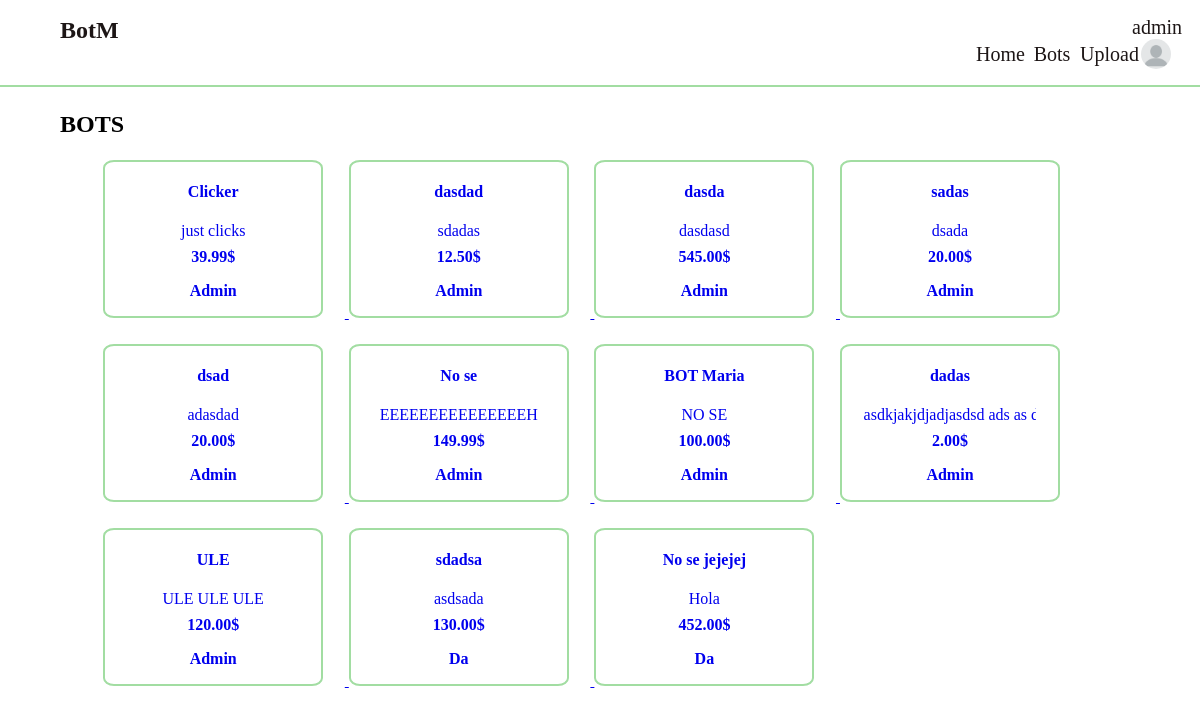
/bots/ (signed in), run on an earlier commit of the app's database.
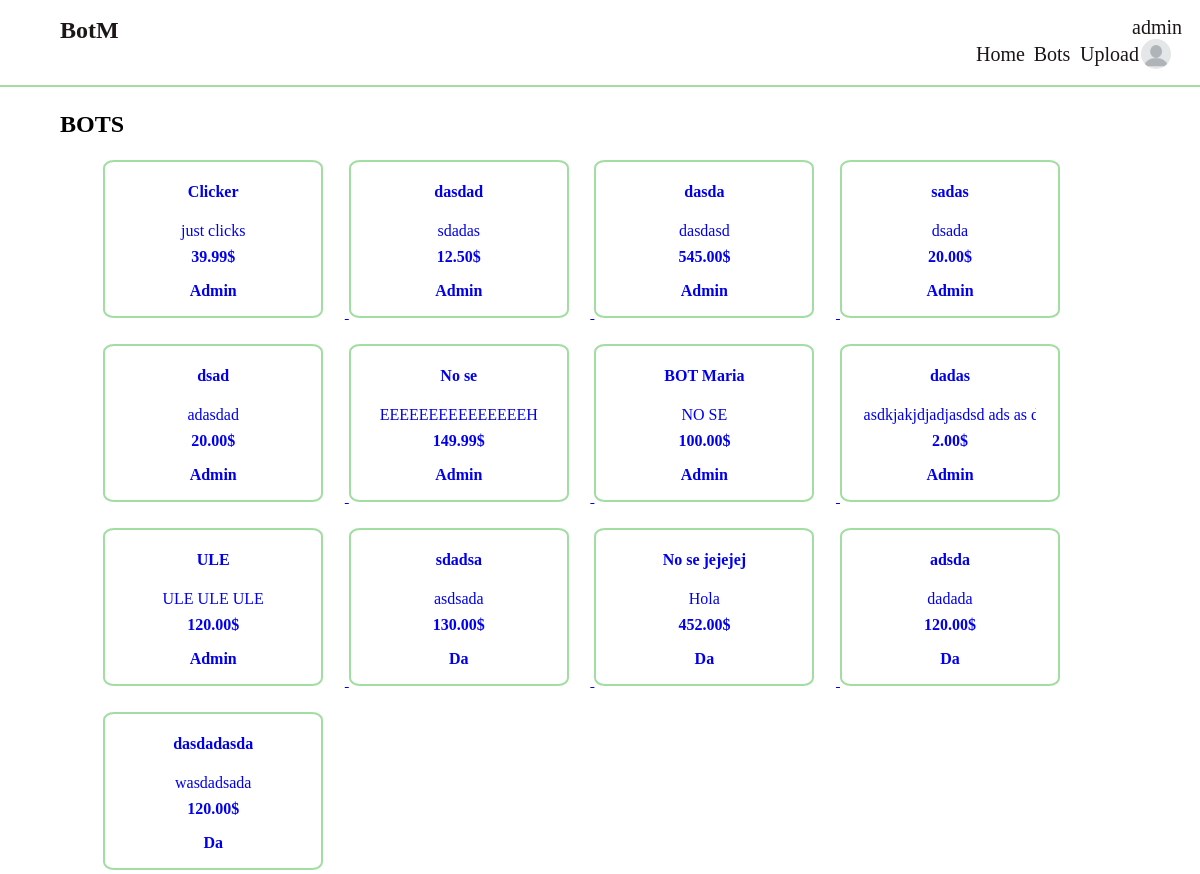
And on a later commit of the database.
### bots/models.py (models this page shows, shortened)
class Bot(models.Model):
	id = models.IntegerField(primary_key=True)
	title = models.CharField(max_length=100, blank=False, null=False)
	price = models.DecimalField(max_digits=10, decimal_places=2, default=0.0)
	description = models.TextField(blank=False, null=False)
	author = models.CharField(max_length=100, blank=False, null=False, default="Admin")
	file = models.FileField(default='bots/no_script.txt', upload_to='bots/uploads')
	class Meta:
		db_table = 'Bots'
	def get_absolute_url(self):
		return f"/bot/{self.id}"

### bots/views.py (the view)
# urls.py: path('bots/', bot_page, name="bots"),
def bot_page(request):
	bots = Bot.objects.all()
	return render(request, 'bots/bots.html', {"bots": bots})

### bots/templates/bots/bots.html
{% extends 'bots/base.html' %}
{% block content %}
	<h2 style="margin-bottom: 0;">BOTS</h2>
	<div class="display_bots">
	    {% for bot in bots %}
		    <a href="{{ bot.get_absolute_url }}">
		    	<div class="bot">
					<div class="bot_title"><h4>{{bot.title}}</h4></div>
			        <div class="bot_description"><p>{{bot.description}}</p></div>
			        <div class="bot_price"><p><b>{{bot.price}}$</b></p></div>
			        <div class="bot_author"><p><b>{{bot.author}}</b></p></div>
			    </div>
			</a>
	    {% endfor %}
    </div>
{% endblock %}

What changed in the data, as far as the page shows it:
added Bot: title "adsda", description "dadada", price "120.00", author "Da"
added Bot: title "dasdadasda", description "wasdadsada", price "120.00", author "Da"
